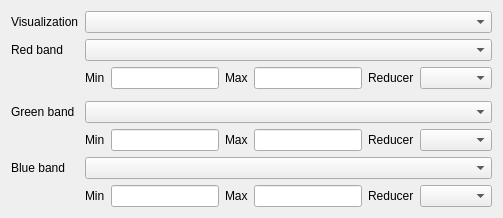
                       <widget class="QWidget" name="page_3">
                        <layout class="QFormLayout" name="formLayout_3">
                         <item row="1" column="0">
                          <widget class="QLabel" name="label_2">
                           <property name="minimumSize">
                            <size>
                             <width>0</width>
                             <height>0</height>
                            </size>
                           </property>
                           <property name="text">
                            <string>Red band</string>
                           </property>
                          </widget>
                         </item>
                         <item row="1" column="1">
                          <widget class="QComboBox" name="mRedBand">
                           <property name="sizePolicy">
                            <sizepolicy hsizetype="Preferred" vsizetype="Fixed">
                             <horstretch>0</horstretch>
                             <verstretch>0</verstretch>
                            </sizepolicy>
                           </property>
                           <property name="toolTip">
                            <string/>
                           </property>
                          </widget>
                         </item>
                         <item row="2" column="1">
                          <layout class="QHBoxLayout" name="horizontalLayout_4">
                           <property name="topMargin">
                            <number>0</number>
                           </property>
                           <item>
                            <widget class="QLabel" name="label_41">
                             <property name="minimumSize">
                              <size>
                               <width>0</width>
                               <height>0</height>
                              </size>
                             </property>
                             <property name="text">
                              <string>Min</string>
                             </property>
                            </widget>
                           </item>
                           <item>
                            <widget class="QLineEdit" name="mRedMin">
                             <property name="enabled">
                              <bool>true</bool>
                             </property>
                             <property name="sizePolicy">
                              <sizepolicy hsizetype="Expanding" vsizetype="Fixed">
                               <horstretch>0</horstretch>
                               <verstretch>0</verstretch>
                              </sizepolicy>
                             </property>
                             <property name="maximumSize">
                              <size>
                               <width>16777215</width>
                               <height>16777215</height>
                              </size>
                             </property>
                             <property name="text">
                              <string/>
                             </property>
                            </widget>
                           </item>
                           <item>
                            <widget class="QLabel" name="label_42">
                             <property name="minimumSize">
                              <size>
                               <width>0</width>
                               <height>0</height>
                              </size>
                             </property>
                             <property name="text">
                              <string>Max</string>
                             </property>
                            </widget>
                           </item>
                           <item>
                            <widget class="QLineEdit" name="mRedMax">
                             <property name="enabled">
                              <bool>true</bool>
                             </property>
                             <property name="sizePolicy">
                              <sizepolicy hsizetype="Expanding" vsizetype="Fixed">
                               <horstretch>0</horstretch>
                               <verstretch>0</verstretch>
                              </sizepolicy>
                             </property>
                             <property name="maximumSize">
                              <size>
                               <width>16777215</width>
                               <height>16777215</height>
                              </size>
                             </property>
                             <property name="text">
                              <string/>
                             </property>
                            </widget>
                           </item>
                           <item>
                            <widget class="QLabel" name="label_50">
                             <property name="minimumSize">
                              <size>
                               <width>0</width>
                               <height>0</height>
                              </size>
                             </property>
                             <property name="text">
                              <string>Reducer</string>
                             </property>
                            </widget>
                           </item>
                           <item>
                            <widget class="QComboBox" name="mReducerRed">
                             <property name="sizePolicy">
                              <sizepolicy hsizetype="Expanding" vsizetype="Fixed">
                               <horstretch>0</horstretch>
                               <verstretch>0</verstretch>
                              </sizepolicy>
                             </property>
                             <property name="toolTip">
                              <string/>
                             </property>
                             <property name="currentIndex">
                              <number>-1</number>
                             </property>
                            </widget>
                           </item>
                          </layout>
                         </item>
                         <item row="4" column="0">
                          <widget class="QLabel" name="label_32">
                           <property name="minimumSize">
                            <size>
                             <width>0</width>
                             <height>0</height>
                            </size>
                           </property>
                           <property name="text">
                            <string>Green band</string>
                           </property>
                          </widget>
                         </item>
                         <item row="4" column="1">
                          <widget class="QComboBox" name="mGreenBand">
                           <property name="sizePolicy">
                            <sizepolicy hsizetype="Preferred" vsizetype="Fixed">
                             <horstretch>0</horstretch>
                             <verstretch>0</verstretch>
                            </sizepolicy>
                           </property>
                           <property name="toolTip">
                            <string/>
                           </property>
                          </widget>
                         </item>
                         <item row="5" column="1">
                          <layout class="QHBoxLayout" name="horizontalLayout_12">
                           <property name="topMargin">
                            <number>0</number>
                           </property>
                           <item>
                            <widget class="QLabel" name="label_43">
                             <property name="minimumSize">
                              <size>
                               <width>0</width>
                               <height>0</height>
                              </size>
                             </property>
                             <property name="text">
                              <string>Min</string>
                             </property>
                            </widget>
                           </item>
                           <item>
                            <widget class="QLineEdit" name="mGreenMin">
                             <property name="enabled">
                              <bool>true</bool>
                             </property>
                             <property name="sizePolicy">
                              <sizepolicy hsizetype="Expanding" vsizetype="Fixed">
                               <horstretch>0</horstretch>
                               <verstretch>0</verstretch>
                              </sizepolicy>
                             </property>
                             <property name="maximumSize">
                              <size>
                               <width>16777215</width>
                               <height>16777215</height>
                              </size>
                             </property>
                             <property name="text">
                              <string/>
                             </property>
                            </widget>
                           </item>
                           <item>
                            <widget class="QLabel" name="label_44">
                             <property name="minimumSize">
                              <size>
                               <width>0</width>
                               <height>0</height>
                              </size>
                             </property>
                             <property name="text">
                              <string>Max</string>
                             </property>
                            </widget>
                           </item>
                           <item>
                            <widget class="QLineEdit" name="mGreenMax">
                             <property name="enabled">
                              <bool>true</bool>
                             </property>
                             <property name="sizePolicy">
                              <sizepolicy hsizetype="Expanding" vsizetype="Fixed">
                               <horstretch>0</horstretch>
                               <verstretch>0</verstretch>
                              </sizepolicy>
                             </property>
                             <property name="maximumSize">
                              <size>
                               <width>16777215</width>
                               <height>16777215</height>
                              </size>
                             </property>
                             <property name="text">
                              <string/>
                             </property>
                            </widget>
                           </item>
                           <item>
                            <widget class="QLabel" name="label_53">
                             <property name="minimumSize">
                              <size>
                               <width>0</width>
                               <height>0</height>
                              </size>
                             </property>
                             <property name="text">
                              <string>Reducer</string>
                             </property>
                            </widget>
                           </item>
                           <item>
                            <widget class="QComboBox" name="mReducerGreen">
                             <property name="sizePolicy">
                              <sizepolicy hsizetype="Expanding" vsizetype="Fixed">
                               <horstretch>0</horstretch>
                               <verstretch>0</verstretch>
                              </sizepolicy>
                             </property>
                             <property name="toolTip">
                              <string/>
                             </property>
                             <property name="currentIndex">
                              <number>-1</number>
                             </property>
                            </widget>
                           </item>
                          </layout>
                         </item>
                         <item row="6" column="0">
                          <widget class="QLabel" name="label_33">
                           <property name="minimumSize">
                            <size>
                             <width>0</width>
                             <height>0</height>
                            </size>
                           </property>
                           <property name="text">
                            <string>Blue band</string>
                           </property>
                          </widget>
                         </item>
                         <item row="6" column="1">
                          <widget class="QComboBox" name="mBlueBand">
                           <property name="sizePolicy">
                            <sizepolicy hsizetype="Preferred" vsizetype="Fixed">
                             <horstretch>0</horstretch>
                             <verstretch>0</verstretch>
                            </sizepolicy>
                           </property>
                           <property name="toolTip">
                            <string/>
                           </property>
                          </widget>
                         </item>
                         <item row="7" column="1">
                          <layout class="QHBoxLayout" name="horizontalLayout_13">
                           <property name="topMargin">
                            <number>0</number>
                           </property>
                           <item>
                            <widget class="QLabel" name="label_45">
                             <property name="minimumSize">
                              <size>
                               <width>0</width>
                               <height>0</height>
                              </size>
                             </property>
                             <property name="text">
                              <string>Min</string>
                             </property>
                            </widget>
                           </item>
                           <item>
                            <widget class="QLineEdit" name="mBlueMin">
                             <property name="enabled">
                              <bool>true</bool>
                             </property>
                             <property name="sizePolicy">
                              <sizepolicy hsizetype="Expanding" vsizetype="Fixed">
                               <horstretch>0</horstretch>
                               <verstretch>0</verstretch>
                              </sizepolicy>
                             </property>
                             <property name="maximumSize">
                              <size>
                               <width>16777215</width>
                               <height>16777215</height>
                              </size>
                             </property>
                             <property name="text">
                              <string/>
                             </property>
                            </widget>
                           </item>
                           <item>
                            <widget class="QLabel" name="label_46">
                             <property name="minimumSize">
                              <size>
                               <width>0</width>
                               <height>0</height>
                              </size>
                             </property>
                             <property name="text">
                              <string>Max</string>
                             </property>
                            </widget>
                           </item>
                           <item>
                            <widget class="QLineEdit" name="mBlueMax">
                             <property name="enabled">
                              <bool>true</bool>
                             </property>
                             <property name="sizePolicy">
                              <sizepolicy hsizetype="Expanding" vsizetype="Fixed">
                               <horstretch>0</horstretch>
                               <verstretch>0</verstretch>
                              </sizepolicy>
                             </property>
                             <property name="maximumSize">
                              <size>
                               <width>16777215</width>
                               <height>16777215</height>
                              </size>
                             </property>
                             <property name="text">
                              <string/>
                             </property>
                            </widget>
                           </item>
                           <item>
                            <widget class="QLabel" name="label_54">
                             <property name="minimumSize">
                              <size>
                               <width>0</width>
                               <height>0</height>
                              </size>
                             </property>
                             <property name="text">
                              <string>Reducer</string>
                             </property>
                            </widget>
                           </item>
                           <item>
                            <widget class="QComboBox" name="mReducerBlue">
                             <property name="sizePolicy">
                              <sizepolicy hsizetype="Expanding" vsizetype="Fixed">
                               <horstretch>0</horstretch>
                               <verstretch>0</verstretch>
                              </sizepolicy>
                             </property>
                             <property name="toolTip">
                              <string/>
                             </property>
                             <property name="currentIndex">
                              <number>-1</number>
                             </property>
                            </widget>
                           </item>
                          </layout>
                         </item>
                         <item row="0" column="0">
                          <widget class="QLabel" name="label_3">
                           <property name="minimumSize">
                            <size>
                             <width>0</width>
                             <height>0</height>
                            </size>
                           </property>
                           <property name="text">
                            <string>Visualization</string>
                           </property>
                          </widget>
                         </item>
                         <item row="0" column="1">
                          <widget class="QComboBox" name="mVisualization"/>
                         </item>
                         <item row="3" column="1">
                          <layout class="QHBoxLayout" name="horizontalLayout_3"/>
                         </item>
                        </layout>
                       </widget>
